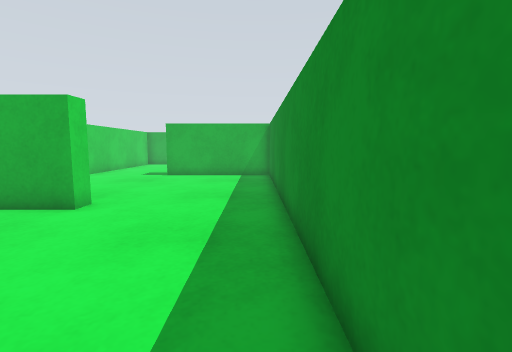
[1] (above)

15 first-person views from a walk through a robot-simulator world made for Gazebo. The camera is 0.17 m above the floor, tilts 6° down and sees 85° across. The floor is counted in squares, 0.1 m on a side. Each view is taken from the middle of a square. On the plan, view 1 faces up. The plan holds only what a view shows up to about 15 squares ahead; the rest is blank. The place goes on beyond the plan. Robots are left out.

[2]
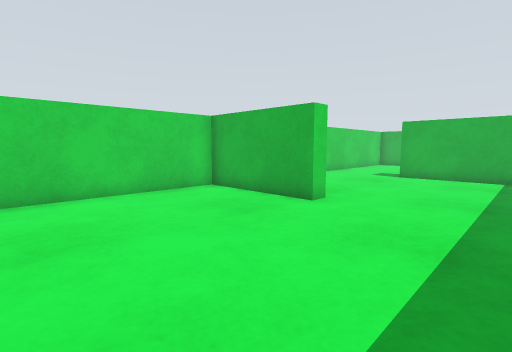

[3]
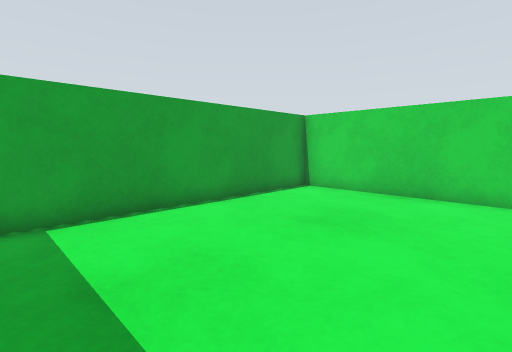

[4]
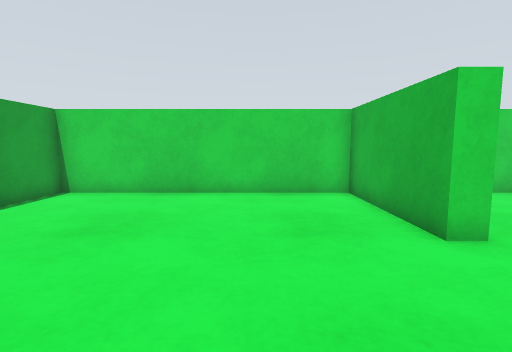

[5]
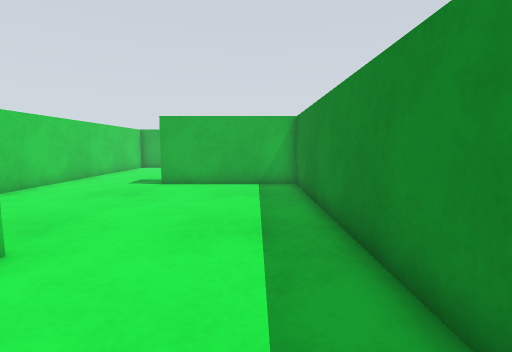

[6]
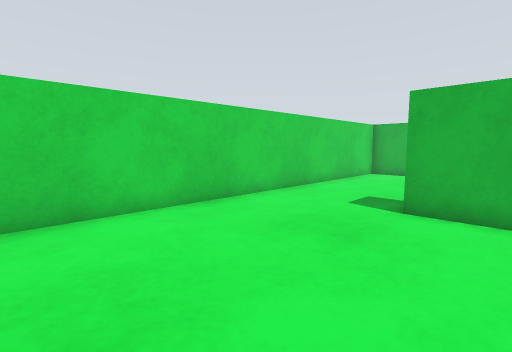

[7]
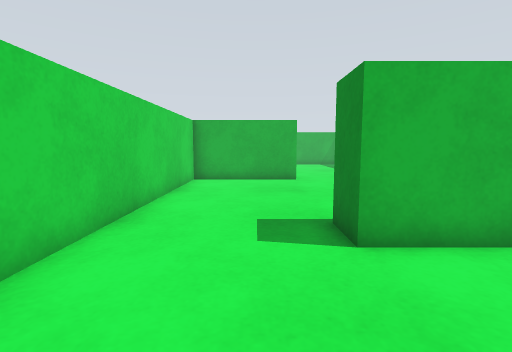

[8]
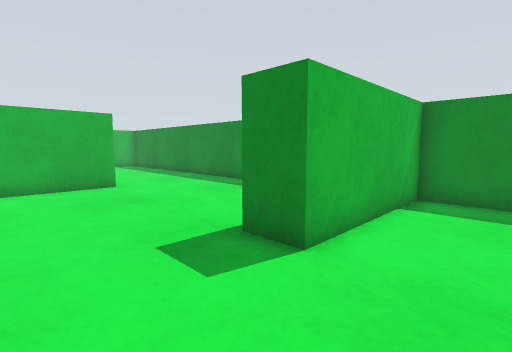

[9]
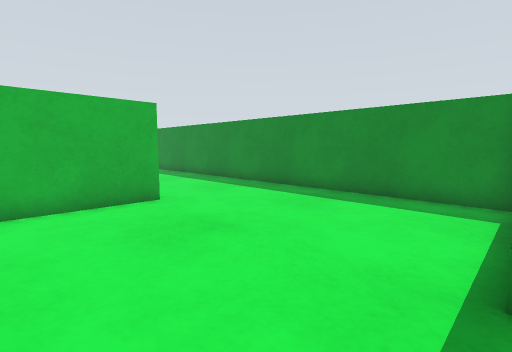

[10]
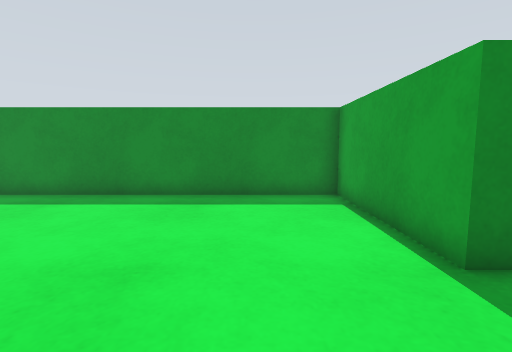

[11]
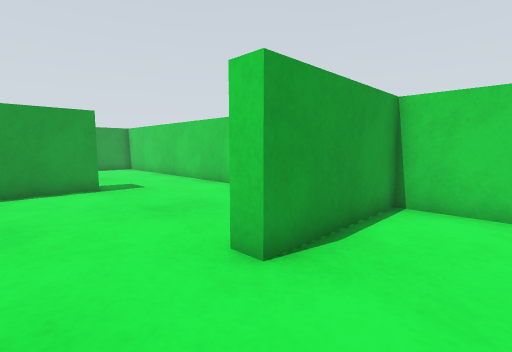

[12]
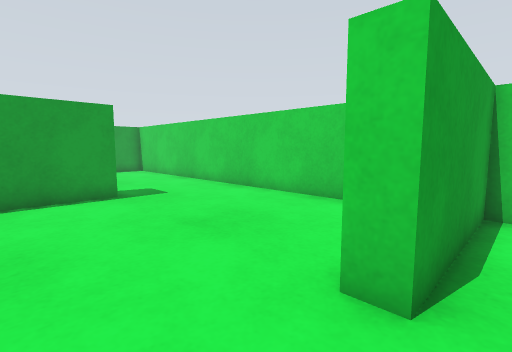

[13]
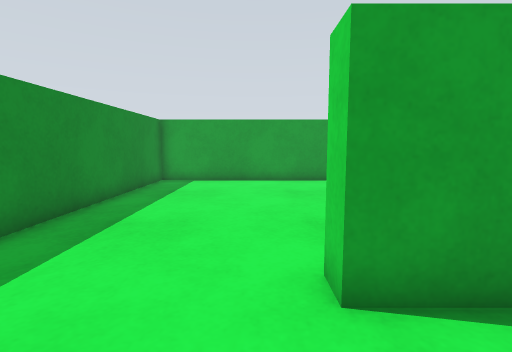

[14]
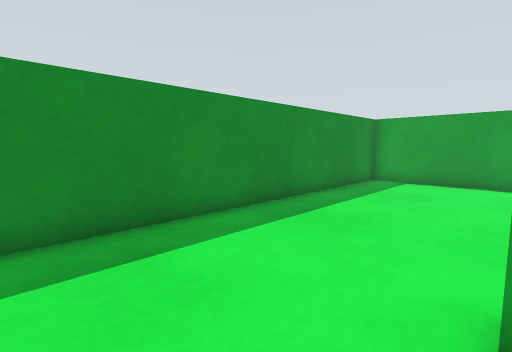

[15]
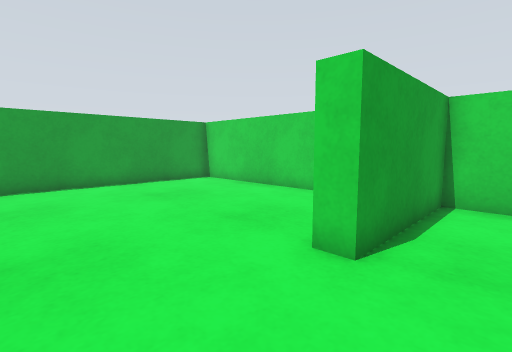

### Floor plan
Points are (right, up) in squares from view 1. A wall is a line through its corners. A room is listed if a view was taken in it or the views show most of it. See-through windows are left out.
Room 1 (views 1, 2, 3, 4, 5)
walls: (-4.9, 7.4) (-10.2, 7.4) (-10.2, -3.2) (0.8, -3.2) (0.8, 6.5)
ways out: opening at (-2, 7.5) to room 2
Room 2 (views 6, 13, 15)
walls: (-4.9, 8.2) (-4.9, 7.4); (0.8, 6.5) (0.8, 16.6) (-5.3, 16.6)
ways out: opening at (-2, 7.5) to room 1; opening at (-5, 12) to room 3
Room 3 (views 7, 8, 9, 10, 14)
walls: (-5.3, 16.6) (-5.3, 18.1); (-4.9, 26.5) (-10.2, 26.5) (-10.2, 8.2) (-4.9, 8.2)
ways out: opening at (-5, 12) to room 2; opening at (-5, 22) to room 5
Room 4 (views 11, 12)
walls: (0.8, 25.6) (0.8, 30.1); (-10.2, 29.8) (-10.2, 27.3) (-4.9, 27.3) (-4.9, 26.5)
ways out: opening at (-2, 26.5) to room 5
Room 5 (no view inside)
walls: (-5.3, 18.1) (0.8, 18.1) (0.8, 25.6)
ways out: opening at (-5, 22) to room 3; opening at (-2, 26.5) to room 4

Where each view was taken, in squares from view 1:
view 1: 0 up, 0 right, facing up
view 2: 0 up, 0 right, facing up-left
view 3: 4 up, 0 right, facing down-left
view 4: 4 up, 0 right, facing left
view 5: 4 up, 1 left, facing up
view 6: 9 up, 3 left, facing up-left
view 7: 12 up, 7 left, facing up
view 8: 14 up, 9 left, facing up-right
view 9: 18 up, 9 left, facing up-right
view 10: 21 up, 9 left, facing right
view 11: 30 up, 2 left, facing down-left
view 12: 28 up, 2 left, facing down-left
view 13: 11 up, 4 left, facing down
view 14: 11 up, 5 left, facing down-right
view 15: 10 up, 1 left, facing down-left
